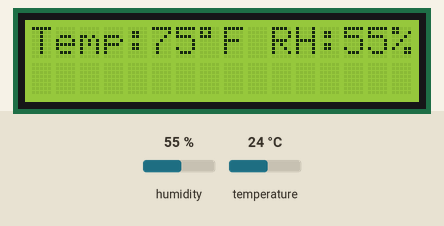
Simulated run of this sketch. Board: Arduino Uno, built with avr-gcc and run on an emulated ATmega328P. On the bench: 16×2 character LCD. The test bench sets the inputs (shaded band); at power-on: humidity 55 %, temperature 24 °C.

Above: at 1.2 s.
1.3 s: humidity set to 22 %
At 2.9 s:
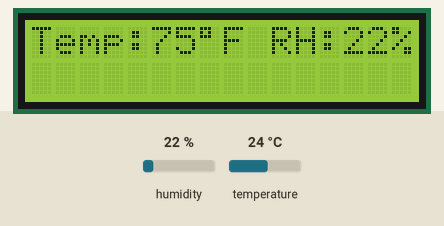
4.0 s: temperature set to 12 °C
At 5.3 s:
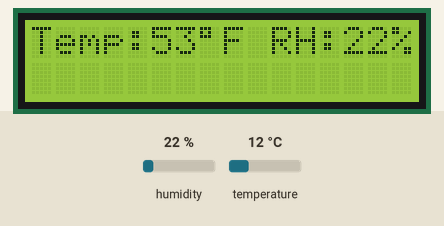
6.7 s: humidity set to 40 %
At 8.8 s:
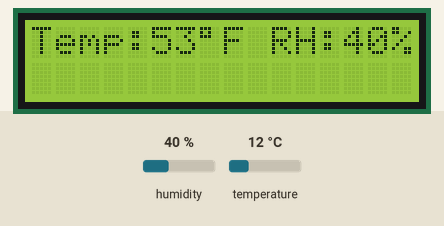
9.6 s: temperature set to 19 °C
At 11.2 s:
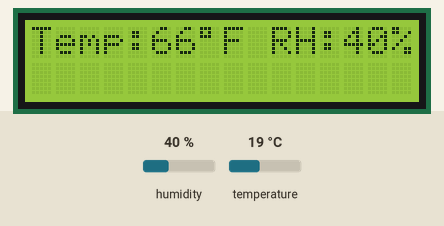
Timing chart, 0 to 12.7 s (numbered marks = the images above; inputs shaded):
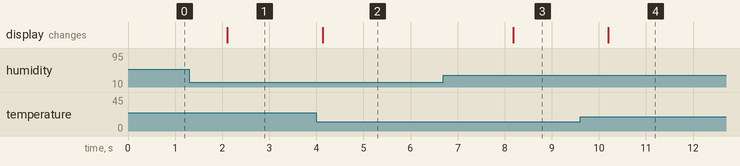

Measured:
- after the input at 1.3 s, the display: changes after 0.81 s (image 1)
- after the input at 4.0 s, the display: changes after 0.13 s (image 2)
- after the input at 6.7 s, the display: changes after 1.5 s (image 3)
- after the input at 9.6 s, the display: changes after 0.60 s (image 4)

The sketch:

DHT11_LCD.ino
```cpp
#include "DHT.h"
#include "LiquidCrystal.h"

#define DHTPIN 7
#define DHTTYPE DHT11

LiquidCrystal lcd(12, 11, 5, 4, 3, 2);

DHT dht(DHTPIN, DHTTYPE);

void setup()
{
  lcd.begin(16, 2);
  dht.begin();
}

void loop()
{
  int h = dht.readHumidity();
  int t = (1.80 * dht.readTemperature() + 32.00);

  if (isnan(t) || isnan(h))
    {
      lcd.print("Failed to read from DHT");
    }
  else
    {
      lcd.setCursor(0, 0);
      lcd.print("Temp:");
      lcd.print(t);
      lcd.print((char)223);
      lcd.print((char)70);
      lcd.print(" RH:");
      lcd.print(h);
      lcd.print("%");
    }
}
```
